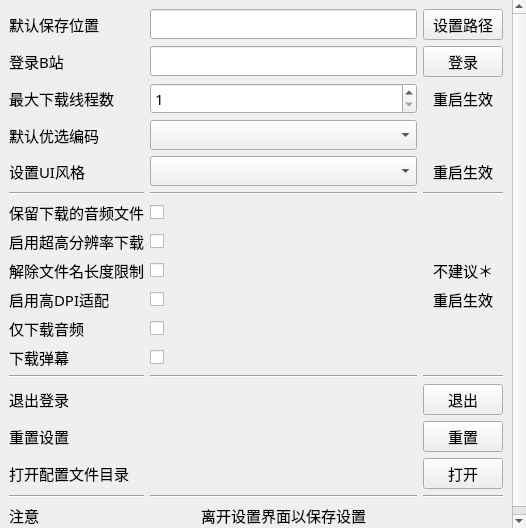
<?xml version="1.0" encoding="UTF-8"?>
<ui version="4.0">
 <class>SettingsWidget</class>
 <widget class="QWidget" name="SettingsWidget">
  <property name="font">
   <font>
    <family>HarmonyOS Sans SC</family>
    <pointsize>11</pointsize>
   </font>
  </property>
  <property name="windowTitle">
   <string>Form</string>
  </property>
  <layout class="QGridLayout" name="gridLayout_2">
   <property name="leftMargin">
    <number>0</number>
   </property>
   <property name="topMargin">
    <number>0</number>
   </property>
   <property name="rightMargin">
    <number>0</number>
   </property>
   <property name="bottomMargin">
    <number>0</number>
   </property>
   <item row="0" column="0">
    <widget class="QScrollArea" name="scrollArea">
     <property name="minimumSize">
      <size>
       <width>526</width>
       <height>0</height>
      </size>
     </property>
     <property name="frameShape">
      <enum>QFrame::NoFrame</enum>
     </property>
     <property name="horizontalScrollBarPolicy">
      <enum>Qt::ScrollBarAlwaysOff</enum>
     </property>
     <property name="widgetResizable">
      <bool>true</bool>
     </property>
     <widget class="QWidget" name="scrollAreaWidgetContents">
      <property name="geometry">
       <rect>
        <x>0</x>
        <y>0</y>
        <width>505</width>
        <height>582</height>
       </rect>
      </property>
      <layout class="QGridLayout" name="gridLayout_3">
       <item row="0" column="0">
        <layout class="QGridLayout" name="gridLayout">
         <item row="16" column="0">
          <widget class="Line" name="line_4">
           <property name="orientation">
            <enum>Qt::Horizontal</enum>
           </property>
          </widget>
         </item>
         <item row="2" column="2">
          <widget class="QLabel" name="label_8">
           <property name="text">
            <string>重启生效</string>
           </property>
           <property name="alignment">
            <set>Qt::AlignCenter</set>
           </property>
          </widget>
         </item>
         <item row="3" column="1">
          <widget class="QComboBox" name="combo_codec"/>
         </item>
         <item row="2" column="0">
          <widget class="QLabel" name="label_7">
           <property name="text">
            <string>最大下载线程数</string>
           </property>
          </widget>
         </item>
         <item row="13" column="0">
          <widget class="QLabel" name="label_18">
           <property name="text">
            <string>退出登录</string>
           </property>
          </widget>
         </item>
         <item row="12" column="0">
          <widget class="Line" name="line">
           <property name="orientation">
            <enum>Qt::Horizontal</enum>
           </property>
          </widget>
         </item>
         <item row="12" column="1">
          <widget class="Line" name="line_2">
           <property name="orientation">
            <enum>Qt::Horizontal</enum>
           </property>
          </widget>
         </item>
         <item row="9" column="0">
          <widget class="QLabel" name="label_15">
           <property name="text">
            <string>启用高DPI适配</string>
           </property>
          </widget>
         </item>
         <item row="3" column="0">
          <widget class="QLabel" name="label_6">
           <property name="text">
            <string>默认优选编码</string>
           </property>
          </widget>
         </item>
         <item row="1" column="1">
          <widget class="QLineEdit" name="line_login">
           <property name="readOnly">
            <bool>true</bool>
           </property>
          </widget>
         </item>
         <item row="1" column="2">
          <widget class="QPushButton" name="button_login">
           <property name="text">
            <string>登录</string>
           </property>
          </widget>
         </item>
         <item row="14" column="2">
          <widget class="QPushButton" name="button_reset">
           <property name="text">
            <string>重置</string>
           </property>
          </widget>
         </item>
         <item row="4" column="1">
          <widget class="QComboBox" name="combo_style"/>
         </item>
         <item row="11" column="1">
          <widget class="QCheckBox" name="check_danmaku"/>
         </item>
         <item row="16" column="1">
          <widget class="Line" name="line_5">
           <property name="orientation">
            <enum>Qt::Horizontal</enum>
           </property>
          </widget>
         </item>
         <item row="0" column="0">
          <widget class="QLabel" name="label">
           <property name="text">
            <string>默认保存位置</string>
           </property>
          </widget>
         </item>
         <item row="5" column="2">
          <widget class="Line" name="line_9">
           <property name="orientation">
            <enum>Qt::Horizontal</enum>
           </property>
          </widget>
         </item>
         <item row="5" column="0">
          <widget class="Line" name="line_8">
           <property name="orientation">
            <enum>Qt::Horizontal</enum>
           </property>
          </widget>
         </item>
         <item row="9" column="2">
          <widget class="QLabel" name="label_16">
           <property name="text">
            <string>重启生效</string>
           </property>
           <property name="alignment">
            <set>Qt::AlignCenter</set>
           </property>
          </widget>
         </item>
         <item row="12" column="2">
          <widget class="Line" name="line_3">
           <property name="orientation">
            <enum>Qt::Horizontal</enum>
           </property>
          </widget>
         </item>
         <item row="7" column="0">
          <widget class="QLabel" name="label_9">
           <property name="toolTip">
            <string>打开后可以获取8K、HDR的视频内容</string>
           </property>
           <property name="text">
            <string>启用超高分辨率下载</string>
           </property>
          </widget>
         </item>
         <item row="6" column="1">
          <widget class="QCheckBox" name="check_reserve_audio"/>
         </item>
         <item row="14" column="0">
          <widget class="QLabel" name="label_5">
           <property name="text">
            <string>重置设置</string>
           </property>
          </widget>
         </item>
         <item row="7" column="1">
          <widget class="QCheckBox" name="check_hiper">
           <property name="text">
            <string/>
           </property>
          </widget>
         </item>
         <item row="9" column="1">
          <widget class="QCheckBox" name="check_highdpi">
           <property name="text">
            <string/>
           </property>
          </widget>
         </item>
         <item row="1" column="0">
          <widget class="QLabel" name="label_2">
           <property name="text">
            <string>登录B站</string>
           </property>
          </widget>
         </item>
         <item row="17" column="0">
          <widget class="QLabel" name="label_12">
           <property name="text">
            <string>注意</string>
           </property>
          </widget>
         </item>
         <item row="0" column="1">
          <widget class="QLineEdit" name="line_path">
           <property name="styleSheet">
            <string notr="true">font: 11pt &quot;HarmonyOS Sans SC&quot;;</string>
           </property>
          </widget>
         </item>
         <item row="18" column="1">
          <spacer name="verticalSpacer">
           <property name="orientation">
            <enum>Qt::Vertical</enum>
           </property>
           <property name="sizeHint" stdset="0">
            <size>
             <width>20</width>
             <height>40</height>
            </size>
           </property>
          </spacer>
         </item>
         <item row="5" column="1">
          <widget class="Line" name="line_7">
           <property name="orientation">
            <enum>Qt::Horizontal</enum>
           </property>
          </widget>
         </item>
         <item row="2" column="1">
          <widget class="QSpinBox" name="spin_threads">
           <property name="minimum">
            <number>1</number>
           </property>
           <property name="maximum">
            <number>8</number>
           </property>
          </widget>
         </item>
         <item row="16" column="2">
          <widget class="Line" name="line_6">
           <property name="orientation">
            <enum>Qt::Horizontal</enum>
           </property>
          </widget>
         </item>
         <item row="15" column="2">
          <widget class="QPushButton" name="button_config_dir">
           <property name="text">
            <string>打开</string>
           </property>
          </widget>
         </item>
         <item row="10" column="1">
          <widget class="QCheckBox" name="check_audio">
           <property name="text">
            <string/>
           </property>
          </widget>
         </item>
         <item row="4" column="0">
          <widget class="QLabel" name="label_10">
           <property name="text">
            <string>设置UI风格</string>
           </property>
          </widget>
         </item>
         <item row="13" column="2">
          <widget class="QPushButton" name="button_logout">
           <property name="text">
            <string>退出</string>
           </property>
          </widget>
         </item>
         <item row="4" column="2">
          <widget class="QLabel" name="label_11">
           <property name="text">
            <string>重启生效</string>
           </property>
           <property name="alignment">
            <set>Qt::AlignCenter</set>
           </property>
          </widget>
         </item>
         <item row="0" column="2">
          <widget class="QPushButton" name="button_path">
           <property name="text">
            <string>设置路径</string>
           </property>
          </widget>
         </item>
         <item row="11" column="0">
          <widget class="QLabel" name="label_4">
           <property name="text">
            <string>下载弹幕</string>
           </property>
          </widget>
         </item>
         <item row="6" column="0">
          <widget class="QLabel" name="label_3">
           <property name="text">
            <string>保留下载的音频文件</string>
           </property>
          </widget>
         </item>
         <item row="15" column="0">
          <widget class="QLabel" name="label_17">
           <property name="text">
            <string>打开配置文件目录</string>
           </property>
          </widget>
         </item>
         <item row="17" column="1">
          <widget class="SpecialColoredLabel" name="label_13">
           <property name="text">
            <string>离开设置界面以保存设置</string>
           </property>
           <property name="alignment">
            <set>Qt::AlignCenter</set>
           </property>
          </widget>
         </item>
         <item row="10" column="0">
          <widget class="QLabel" name="label_14">
           <property name="text">
            <string>仅下载音频</string>
           </property>
          </widget>
         </item>
         <item row="8" column="0">
          <widget class="QLabel" name="label_19">
           <property name="toolTip">
            <string>启用此选项可能存在隐患，可能导致程序崩溃或者造成其他更严重的影响。</string>
           </property>
           <property name="text">
            <string>解除文件名长度限制</string>
           </property>
          </widget>
         </item>
         <item row="8" column="1">
          <widget class="QCheckBox" name="check_close_text_len_limit">
           <property name="toolTip">
            <string>启用此选项可能存在隐患，可能导致程序崩溃或者造成其他更严重的影响。</string>
           </property>
           <property name="text">
            <string/>
           </property>
          </widget>
         </item>
         <item row="8" column="2">
          <widget class="QLabel" name="label_20">
           <property name="toolTip">
            <string>启用此选项可能存在隐患，可能导致程序崩溃或者造成其他更严重的影响。</string>
           </property>
           <property name="toolTipDuration">
            <number>0</number>
           </property>
           <property name="text">
            <string>不建议＊</string>
           </property>
           <property name="alignment">
            <set>Qt::AlignCenter</set>
           </property>
          </widget>
         </item>
        </layout>
       </item>
      </layout>
     </widget>
    </widget>
   </item>
  </layout>
 </widget>
 <customwidgets>
  <customwidget>
   <class>SpecialColoredLabel</class>
   <extends>QLabel</extends>
   <header>specialcoloredlabel.h</header>
  </customwidget>
 </customwidgets>
 <tabstops>
  <tabstop>scrollArea</tabstop>
  <tabstop>line_path</tabstop>
  <tabstop>button_path</tabstop>
  <tabstop>line_login</tabstop>
  <tabstop>button_login</tabstop>
  <tabstop>spin_threads</tabstop>
  <tabstop>combo_codec</tabstop>
  <tabstop>combo_style</tabstop>
  <tabstop>check_reserve_audio</tabstop>
  <tabstop>check_hiper</tabstop>
  <tabstop>check_close_text_len_limit</tabstop>
  <tabstop>check_highdpi</tabstop>
  <tabstop>check_audio</tabstop>
  <tabstop>check_danmaku</tabstop>
  <tabstop>button_logout</tabstop>
  <tabstop>button_reset</tabstop>
  <tabstop>button_config_dir</tabstop>
 </tabstops>
 <resources/>
 <connections/>
</ui>
